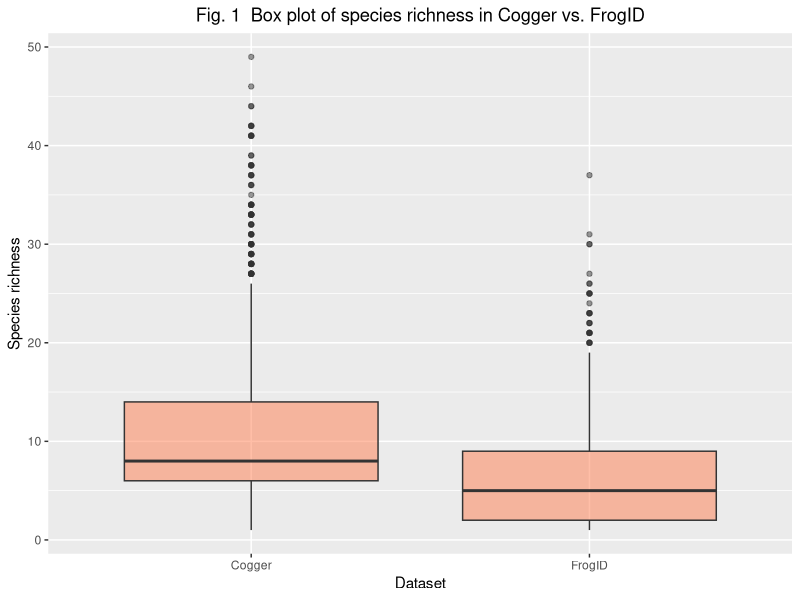
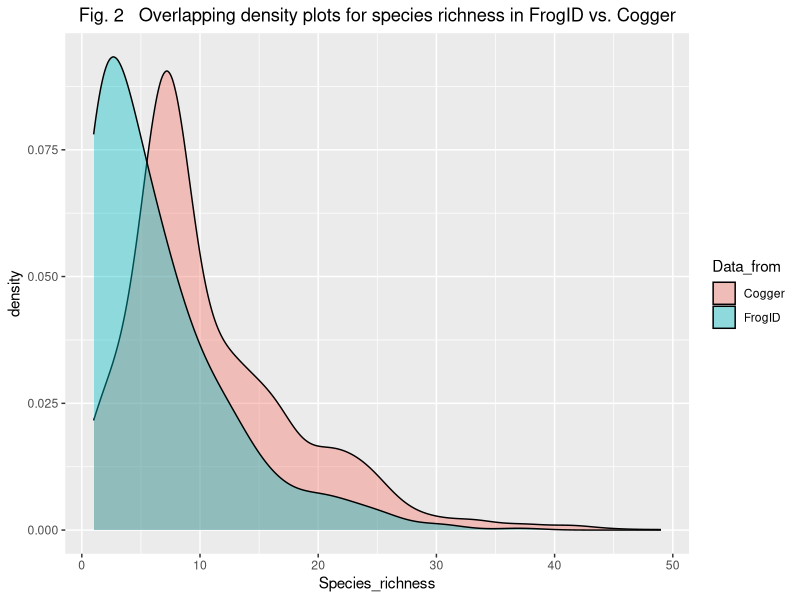
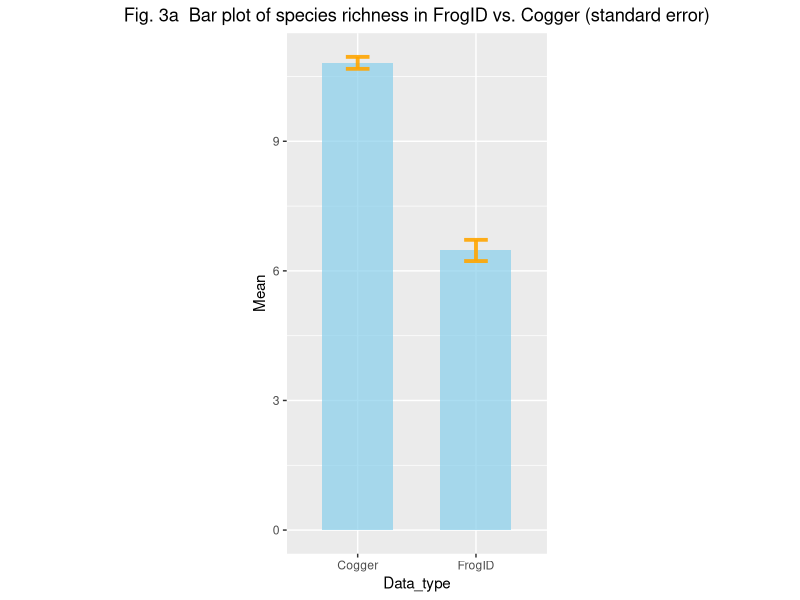
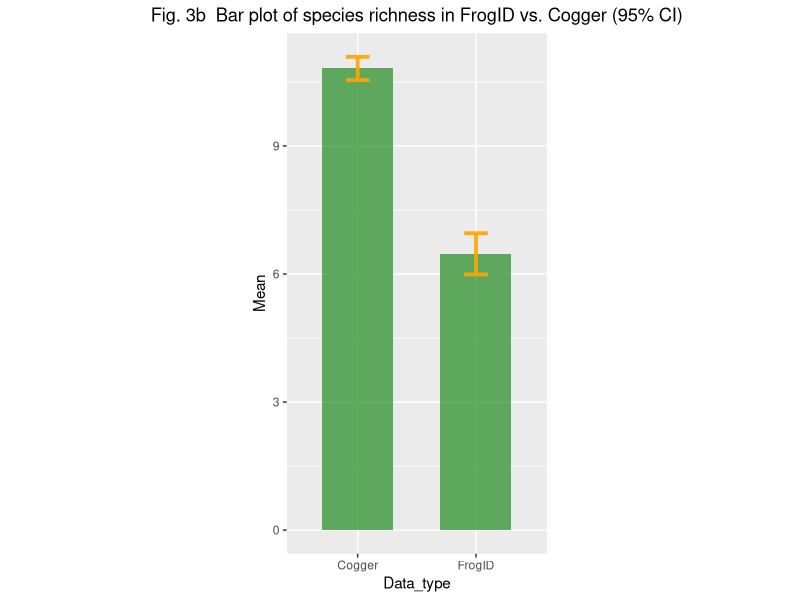
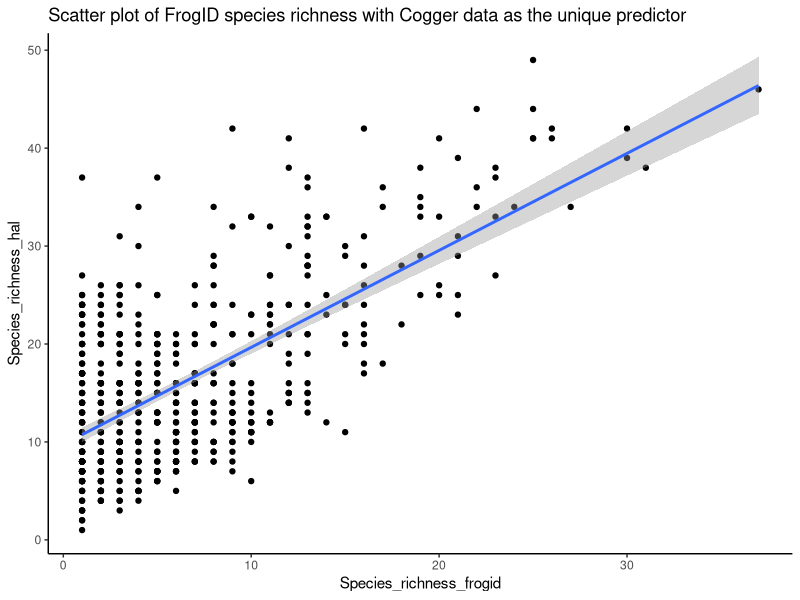
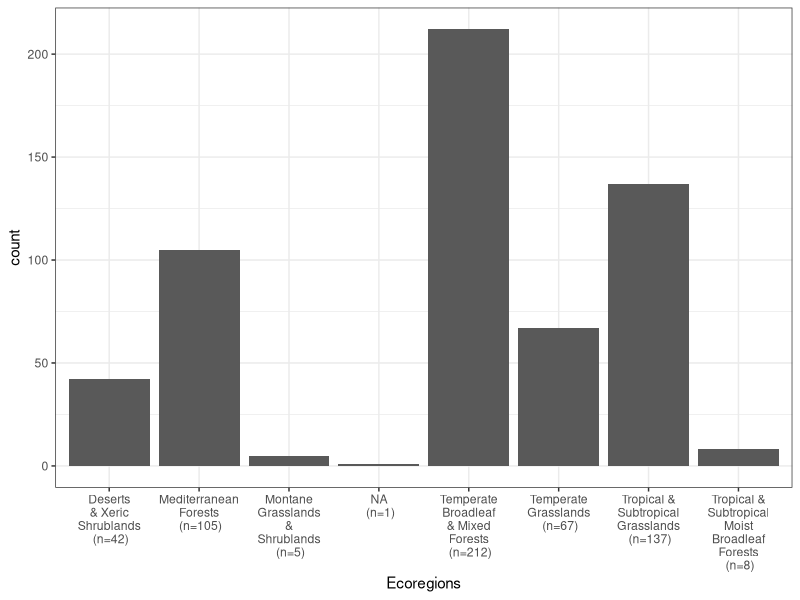
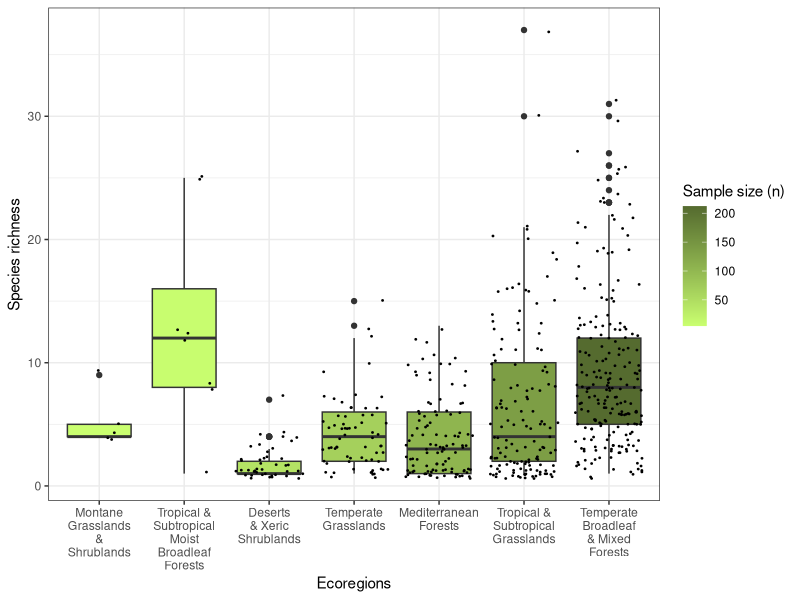
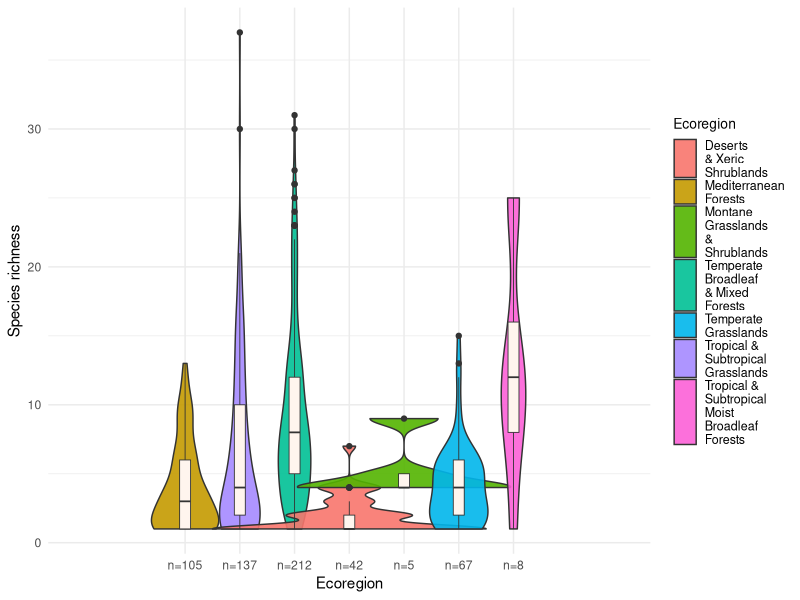

R code for these plots, in order:
## ---- chunk 1
library(tidyverse)
## ---- chunk 2
cogger.rpg <- read.csv(file = "cogger_richness_per_grid.csv", header = TRUE) # Long-term Cogger data ("Cogger")
frogid.rpg <- read.csv(file = "frogid_richness_per_grid.csv", header = TRUE) # Publicly sourced data ("FrogID")
## ---- chunk 3
# Assigning vectors to store the data type labels (data type == "Cogger" or "FrogID")
data.type.hal <- vector(mode="character", length=2746)
data.type.frog <- vector(mode="character", length=576)

# Prepare to label each SR entry with its data file type by completing the vectors with their respective strings
for(j in 0:2745){
  data.type.hal[j+1] = "Cogger"
}

for(i in 0:575){
  data.type.frog[i+1] = "FrogID"
}

# Extract and Rename the Species Richness (SR) columns for ease of use here and later on
cogger.rpg$Species_richness_hal -> SR.hal     ## length=2746
frogid.rpg$Species_richness_frogid -> SR.frog ## length=576

# Creating two separate matrices with two columns: Species richness, and their respective Data type
t(rbind(SR.hal, data.type.hal)) -> r1
t(rbind(SR.frog, data.type.frog)) -> r2

# Renaming the rows/columns
rownames(r1) <- NULL
colnames(r1) <- c("Species_richness", "Data_from")
rownames(r2) <- NULL
colnames(r2) <- c("Species_richness", "Data_from")

# Coerce r1, r2 to data frames
as.data.frame(r1) -> r1
as.data.frame(r2) -> r2

# Check format
view(r1)
view(r2)
## ---- chunk 4
bind_rows(r1, r2) -> SR.type.both  ## Stacking up the two frames r1, r2 by rows
as.numeric(SR.type.both$Species_richness) -> SR.type.both$Species_richness  ## Crucial for performing the t-test later

view(SR.type.both)  ## Check format
## ---- chunk 5
# datasets = cogger.rpg and frogid.rpg
# join by variable grid_id

mergedfrog <- merge(cogger.rpg, frogid.rpg, by = c("grid_id", "lon", "lat", "Remoteness", "aus_coastline", "Ecoregion"))
mergedfrog <- rename(mergedfrog, number_of_samples_frogid = Number_of_samples)
view(mergedfrog) ## checking format etc
## ---- chunk 6
# Before we start graphing our first plot:
theme_update(plot.title = element_text(hjust = 0.5)) ## To centralise the titles from here on for better looks

# Generate a box plot using the data frame "SR.type.both"
Figure_1 <- ggplot(SR.type.both, aes(Data_from, Species_richness)) + geom_boxplot(fill = "coral", alpha = 0.5) +
  labs(y= "Species richness", x = "Dataset") +
  ggtitle("Fig. 1  Box plot of species richness in Cogger vs. FrogID")

Figure_1
## ---- chunk 7
# Generate an overlaying density plot from species richness in FrogID versus Cogger
Figure_2 <- ggplot(data=SR.type.both, aes(x=Species_richness, group=Data_from, fill=Data_from)) +
  geom_density(adjust=1.5, alpha=.4) +
  ggtitle("Fig. 2   Overlapping density plots for species richness in FrogID vs. Cogger")

Figure_2
## ---- chunk 8
# Look for t_crit for 95% CI
alpha=0.05
t=c(
  t.frog=qt((1-alpha)/2 + .5, length(SR.frog)-1), ## critical t-values for 95% CI of FrogID and Cogger species richness
  t.hal=qt((1-alpha)/2 + .5, length(SR.hal)-1)         
)
print(t) ## Checking. They shouldn't deviate from 1.96 by too much.

# Preparing the data frame, "SR.barplot", for the following bar plots
SR.barplot <- data.frame(
  Data_type=c("FrogID", "Cogger"),
  Mean=c(mean(SR.frog), mean(SR.hal)),
  Sd=c(sd(SR.frog), sd(SR.hal)),
  Se=c(sd(SR.frog)/sqrt(length(SR.frog)), sd(SR.hal)/sqrt(length(SR.hal))), #Column for standard error, se
  ic=c(t[1]*sd(SR.frog)/sqrt(length(SR.frog)), t[2]*sd(SR.hal)/sqrt(length(SR.hal))) #Column for precision
)

# Checking the format
str(SR.barplot)
## ---- chunk 9
# Graphing the bar plot, with se bars (in Skyblue)
##  Notice the sample sizes differ in Cogger (N=2746) and FrogID (N=577)
Figure_3a <- ggplot(SR.barplot, aes(x = Data_type, y = Mean)) +
  geom_col(width=0.6, fill="skyblue", alpha=0.7) +
  geom_errorbar( aes(x=Data_type, ymin=Mean-Se, ymax=Mean+Se), width=0.2, colour="orange", alpha=0.9, size=1.3) +
  theme(aspect.ratio = 2/1) +
  ggtitle("Fig. 3a  Bar plot of species richness in FrogID vs. Cogger (standard error)")

Figure_3a

#Graphing the bar plot, with 95% CIs (in Forest green)
Figure_3b <- ggplot(SR.barplot, aes(x = Data_type, y = Mean)) +
  geom_col(width=0.6, fill="forestgreen", alpha=0.7) +
  geom_errorbar( aes(x=Data_type, ymin=Mean-ic, ymax=Mean+ic), width=0.2, colour="orange", alpha=0.9, size=1.3) +
  theme(aspect.ratio = 2/1) +
  ggtitle("Fig. 3b  Bar plot of species richness in FrogID vs. Cogger (95% CI)")

Figure_3b
## ---- chunk 10
ggplot(mergedfrog, aes(x = Species_richness_frogid, y = Species_richness_hal)) + geom_point() + geom_smooth(method="lm") +
  theme_classic() +
  ggtitle("Scatter plot of FrogID species richness with Cogger data as the unique predictor")

ggsave("scatter_plot_frogID~Cogger.png", width = 10, height = 4)
## ---- chunk 11
# Fix long names of ecoregions
frogid.rpg <- mutate(frogid.rpg, Ecoregionp = str_wrap(frogid.rpg$Ecoregion, width = 10))

    ## NB: This generates a new column storing "organised" names of ecoregions, named "Ecoregionp" (p for plotting)

# I also want to annotate the ecoregions (X) with their respective sample sizes (n): (Details in Fig. 6 chunk)
sample_size = frogid.rpg %>% group_by(Ecoregion) %>% summarize(num=n())

frogid.rpg %>%
  left_join(sample_size) %>%
  mutate(econum = paste0(Ecoregionp, "\n (n=", num, ")")) %>%

# Generate a bar graph which counts the number of data in each ecoregion in FrogID
ggplot(aes(x = econum)) +
    geom_bar() +
        # optional: scale_fill_continuous(name = "Sample size (n)", low = "colour1", high = "colour2") +
    theme_bw() +
    labs(x="Ecoregions") -> Figure_4
        # optional: + ggtitle("Fig. 4  Distribution of Ecoregions in FrogID")

ggsave("distribution_of_ecoregions_frogID.png", width = 10, height = 4)

Figure_4
## ---- chunk 12
frogid.rpg <- slice(frogid.rpg, -172) #Removes the row with N/A ecoregion
## ---- chunk 13
# Again, throw the sample size data to ggplot:
sample_size = frogid.rpg %>% group_by(Ecoregion) %>% summarize(num=n())

frogid.rpg %>%
  left_join(sample_size) %>% # For simplicity, we won't annotate the respective sample size here

# Generate a box plot representing the spread of number of species (species richness) in each ecoregion in FrogID
  ggplot(aes(x=reorder(Ecoregionp, num), y=Species_richness_frogid, fill=num)) +
                          ## Reordering ecoregions by the increasing sample size
  geom_boxplot() +
  geom_jitter(size=0.3) +
                          ## I want to reflect the sample sizes in each ecoregion corresponding to Fig. 4
                          ## here with jitters instead of labelling
  theme_bw() + scale_fill_continuous(name = "Sample size (n)", low = "darkolivegreen1", high = "darkolivegreen") +
  labs(y= "Species richness", x = "Ecoregions") -> Figure_5

  # optional: + ggtitle("Fig. 5  Box plot of the number of species across various ecoregions in FrogID")

ggsave("box_plot_nspecies_ecoregion_frogID.png", width = 7, height = 4)

Figure_5
## ---- chunk 14
# Generates a dataframe, "sample_size", that stores sample sizes for each ecoregion in FrogID:
sample_size = frogid.rpg %>% group_by(Ecoregion) %>% summarize(num=n())

# Using sample_size to annotate the upcoming plot:
frogid.rpg %>%
  left_join(sample_size) %>%

  mutate(econum = paste0("n=", num)) %>% ## Adding sample size of each ecoregion to the x lab

# Continue with the main plot:
  ggplot(aes(x=econum, y=Species_richness_frogid, fill=Ecoregionp)) +
    geom_violin(width=5, alpha=0.9) +
    geom_boxplot(width=0.2, fill="seashell", size=0.3) + ## Embedding the box plots from Fig. 5
    theme_minimal() +
    theme(legend.title = element_text(size = 10), legend.text = element_text(size = 9)) +
    scale_fill_discrete(name = "Ecoregion") +
    labs(y= "Species richness", x = "Ecoregion") -> Figure_6
    # + ggtitle("Fig. 6  Species richness across ecoregions in FrogID, violin plot")

ggsave("violin_plot_nspecies_ecoregion_frogID.png", width = 11, height = 4)

Figure_6
## ---- chunk 15
ggplot(frogid.rpg, aes(Remoteness, Species_richness_frogid)) + geom_point() +
  labs(y= "Number of species", x = "Remoteness") +
  ggtitle("Number of species against Remoteness in FrogID")
## ---- chunk 16
ggplot(frogid.rpg, aes(Remoteness)) + geom_histogram()      # Remoteness distribution in FrogID
ggplot(frogid.rpg, aes(log10(Remoteness))) + geom_histogram()  # Test if log10 shifts Remoteness to near-normal
ggplot(cogger.rpg, aes(Remoteness)) + geom_histogram()      # Is Remoteness skewed in Cogger?
## ---- chunk 17
ggplot(frogid.rpg, aes(Species_richness_frogid)) + geom_histogram()         # NS distribution in FrogID
ggplot(frogid.rpg, aes(log10(Species_richness_frogid))) + geom_histogram()  # Test if log10 shifts NS to near-normal
ggplot(frogid.rpg, aes(sqrt(Species_richness_frogid))) + geom_histogram()   # Test for sqrt transform too
## ---- chunk 18
Figure_7 <- ggplot(frogid.rpg, aes(Remoteness, Species_richness_frogid)) + geom_point() +

  scale_x_log10() + scale_y_log10() + ## Scaled data are presented on the following graph *without* changing the axes metrics
  geom_smooth(method='lm') +          ## Adding a linear smoother to detect any evident linearity

  labs(y= "Number of species", x = "Remoteness") +
  ggtitle("Fig. 7  Number of species versus remoteness recorded by FrogID, log-scaled for both") +

  theme_classic()

ggsave("scatter_plot_frogID.png", width = 10, height = 4)

Figure_7
## ---- chunk 19
ggplot(frogid.rpg, aes(Species_richness_frogid)) + geom_histogram()  #SR in FrogID
ggplot(cogger.rpg, aes(Species_richness_hal)) + geom_histogram()     #SR in Cogger
## ---- chunk 20
shapiro.test(SR.hal)  #Species richness, Cogger
shapiro.test(SR.frog) #Species richness, FrogID
## ---- chunk 21
# Normal Q-Q plot: Observe fit of the straight line for normality
qqnorm(SR.hal); qqline(SR.hal) ## Cogger
qqnorm(SR.frog); qqline(SR.frog) ## FrogID
## ---- chunk 22
Figure_1 # Box plot:  SR(Cogger) vs SR(FrogID)
Figure_2 # Overlapping density: SR(Cogger) vs SR(FrogID)
## ---- chunk 23
fligner.test(Species_richness ~ Data_from, SR.type.both)
## ---- chunk 24
# Two-tailed hypothesis
t.test(Species_richness ~ Data_from, data = SR.type.both, alternative = "two.sided", var.equal = F) -> Table_1a
Table_1a
## ---- chunk 25
# FrogID species richness ~ Cogger species richness (slm)
sr.lm <- lm(Species_richness_frogid ~ Species_richness_hal, data=mergedfrog)
Table_1b <- summary(sr.lm)
## ---- chunk 26
Table_1b
## ---- chunk 27
# Creates an object for the following assumption checks on the original FrogID data
Frogid.ANOVA <- aov(Species_richness_frogid ~ Ecoregion, data = frogid.rpg)
## ---- chunk 28
hist(Frogid.ANOVA$residuals)
## ---- chunk 29
plot(Frogid.ANOVA, which = c(1,2))
## ---- chunk 30
frogid.rpg <- mutate(frogid.rpg, logNS = log10(Species_richness_frogid))  # Transform NS with log10 then map to frogid.rpg
## ---- chunk 31
#ANOVA: logNS over Ecoregion
Frogidlog.ANOVA <- aov(logNS ~ Ecoregion, data = frogid.rpg)

hist(Frogidlog.ANOVA$residuals) #Check normality of residuals
plot(Frogidlog.ANOVA, which = c(1,2)) # Check homogeneity of variance
## ---- chunk 32
frogid.rpg <- mutate(frogid.rpg, sqNS = sqrt(Species_richness_frogid))  #sqrt(NS) -> sqNS
## ---- chunk 33
#ANOVA: logNS over Ecoregion
Frogidsq.ANOVA <- aov(sqNS ~ Ecoregion, data = frogid.rpg)

hist(Frogidsq.ANOVA$residuals) #Check normality of residuals
plot(Frogidsq.ANOVA, which = c(1,2)) #Check homogeneity of variance
## ---- chunk 34
ggplot(frogid.rpg, aes(logNS)) + geom_histogram() #logNS in frogID
ggplot(frogid.rpg, aes(sqNS)) + geom_histogram() #sqNS in frogID
## ---- chunk 35
fligner.test(logNS ~ Ecoregion, frogid.rpg) #Regardless of departure from normality in logNS and sqNS
fligner.test(sqNS ~ Ecoregion, frogid.rpg)
## ---- chunk 36
summary(Frogidlog.ANOVA) -> Table_2
Table_2
## ---- chunk 37
TukeyHSD(Frogidlog.ANOVA) -> Table_3
Table_3  
## ---- chunk 38
Figure_4
## ---- chunk 39
Figure_5
## ---- chunk 40
frogid.lm <- lm(Species_richness_frogid ~ Remoteness, data = frogid.rpg) #Linear model of NS ~ Remoteness using original data

frogid.rpg <- mutate(frogid.rpg, logR = log10(Remoteness)) #Take log10(Remoteness) to a new column "logR" in FrogID

Frogidlog.lm <- lm(logNS ~ logR, data = frogid.rpg) #Linear model using log-transformed NS and log-Remoteness

## NB: logNS was previously assigned to frogid.rpg in Part F, Q2
## ---- chunk 41
plot(frogid.lm, which = 1)    # Residuals-fits for the linear model, untransformed data
plot(Frogidlog.lm, which = 1) # Residuals-fits for the linear model, log-transformed data
## ---- chunk 42
hist(frogid.lm$residuals)    # untransformed data
hist(Frogidlog.lm$residuals) # log-transformed data
## ---- chunk 43
plot(frogid.lm, which = 2)    # Normal Q-Q, untransformed data
plot(Frogidlog.lm, which = 2) # Normal Q-Q, log-transformed data
## ---- chunk 44
summary(frogid.lm)
## ---- chunk 45
summary(Frogidlog.lm)
## ---- chunk 46
format(coef(Frogidlog.lm)[1], digits = 3) -> a
format(coef(Frogidlog.lm)[2], digits = 3) -> b

print(paste("Fitted eqn: log-Number of species in Frog ID = ", a, "+ (", b, ")*log-Remoteness."))

# logNS = a + blogR
#    NS = 10^(a+blogR) = 10^a * R^(b)

format(10^coef(Frogidlog.lm)[1], digits = 3) -> A
format(coef(Frogidlog.lm)[2], digits = 3) -> B

print(paste("Non-linear eqn: Number of species in Frog ID = ", A, "*Remoteness ^", B))
